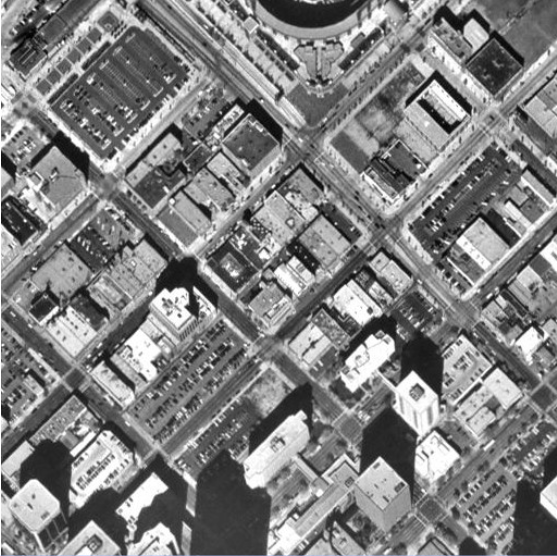
#> input picture image.jpg, 557 x 556 px
$ python imageseg3.py
#> lines starting #> are read from the running program, lines starting #| are printed output that depends on the picture
import random
import numpy as np
import cv2

# dimensional reduction and gradient smoothing
def import_and_preprocess(path, scale):
#> called with path = 'image.jpg', scale = 0.25
    image = cv2.imread(filename = path, flags = cv2.IMREAD_GRAYSCALE)
#> image: shape (556, 557); min 1, max 255, mean 128.9

	# when shrinking, INTER_AREA looks best
	# when enlarging, INTER_CUBIC looks best, INTER_LINEAR is faster and looks o-k
    image = cv2.resize(src = image, dsize = (int(image.shape[1] * scale), int(image.shape[0] * scale)),
					   interpolation = cv2.INTER_AREA)
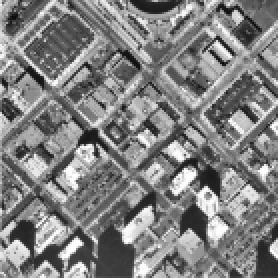
#> image: shape (139, 139) (shown 2 times larger); min 11, max 255, mean 128.9

    image = cv2.GaussianBlur(src = image, ksize = (5, 5), sigmaX = 0, sigmaY = 0,
					 borderType = cv2.BORDER_REFLECT_101)
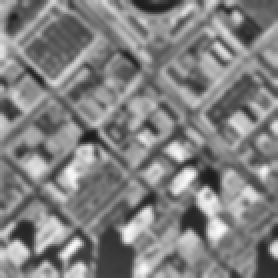
#> image: shape (139, 139) (shown 2 times larger); min 26, max 251, mean 128.8
    return image

# [4 lines left out: function retain_seeds, not called in this run]

def click_seeds(image):
	window = "1. Click Centrally in Desired Region, 2. Press ESC to Exit"
	image = np.array(image, dtype = np.uint8)
	cv2.namedWindow(winname = window, flags = cv2.WINDOW_AUTOSIZE)
	cv2.imshow(winname = window, mat = image)
	cv2.setMouseCallback(window_name = window, on_mouse = retain_seeds)
	cv2.waitKey(0)
	cv2.destroyAllWindows()

def within_image(coordinate, image_shape):
	return (0 <= coordinate[0] < image_shape[0]) and (0 <= coordinate[1] < image_shape[1])

# [114 lines left out: functions get_neighbor_coordinate, get_neighbor_intensity, get_neighborhood_mean_and_std, recruit_neighbors_to_active_front, active_front_distances, nonadaptive_region_growing and 1 more, not called in this run]

# exploratory growing for obtaining estimates of homogeneity parameters
def first_region_growing(seeds, image, weight = 1.5):
#> called with weight = 1.5
	global explored_region

	print("Performing Exploratory Adaptive Region Growing: ")
	for seed in seeds:
		print("Growing from seed ({}, {})...".format(seed[1], seed[0]))

		current_coordinate = [seed[0], seed[1]]

		if explored_region[current_coordinate[0], current_coordinate[1]] == 255:
			print("Seed ({}, {}) was previously segmented.".format(seed[1], seed[0]))
			continue

		region_size = 1

		# homogeneity criterion initialized through seed selection as before
		mean, std = get_neighborhood_mean_and_std(current_coordinate, neighbors, image)

		# thresholds asserted from Pohle and Toennies (2002)
		c = 20.0/np.sqrt(region_size)

		lower_threshold = mean - (std * weight + c)
		smallest_distance = mean

		upper_threshold = mean + (std * weight + c)
		largest_distance = mean

		active_front = []
		while smallest_distance > lower_threshold and largest_distance < upper_threshold:
			explored_region[current_coordinate[0], current_coordinate[1]] = 255
			active_front = recruit_neighbors_to_active_front(current_coordinate, neighbors, active_front,
															 explored_region, image.shape)
			random_active_front_pixel, smallest_distance, largest_distance = active_front_distances(active_front, mean, image,
																									similarity_metric = "random")

			if random_active_front_pixel == -1:
				break

			current_coordinate = active_front[random_active_front_pixel]
			new_x = float(image[current_coordinate[0], current_coordinate[1]])
			region_size += 1

			mean, std, lower_threshold, upper_threshold = adaptive_updates(mean, new_x, std, region_size, weight)
			del active_front[random_active_front_pixel]

		print("Exploratory Adaptively Grown Region mean, standard deviation for seed ({}, {}): {}, {}".format(
			seed[1], seed[0], np.round(mean, 3), np.round(std, 3)))
#> explored_region: shape (139, 139) float64; every value is 0

#> (the run stopped early here; a loop or call above may not have finished)
